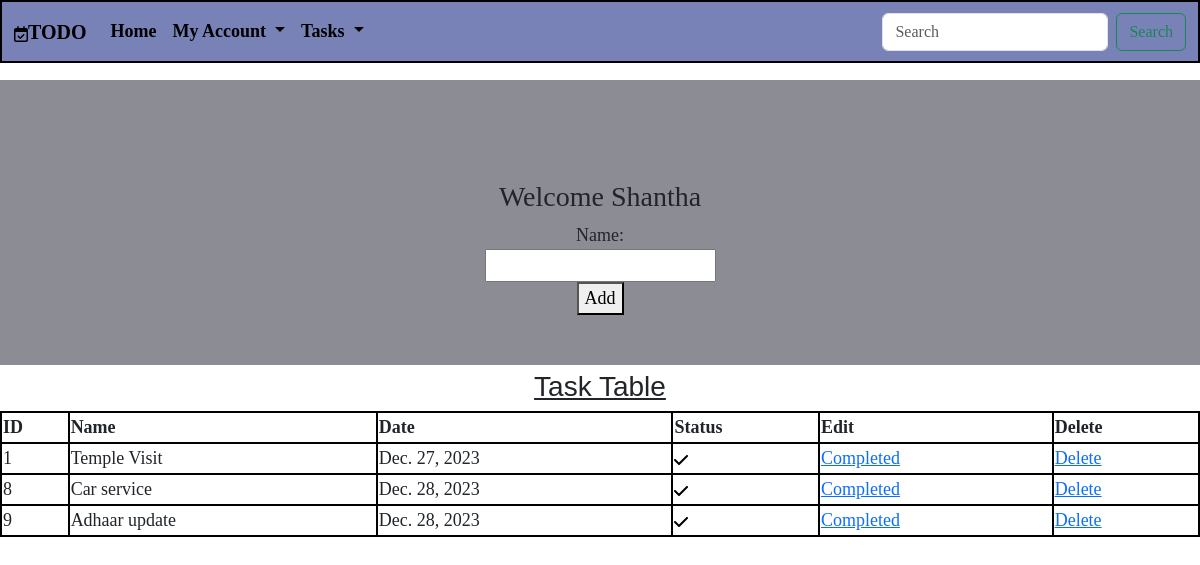
/index/?completed=True (signed in), run on the app's committed database.
### Reminder/models.py (models this page shows)
class Task(models.Model):
    name=models.CharField(max_length=20)
    date=models.DateField(auto_now_add=True)#updates date time field when an instance is created
    user=models.ForeignKey(User,on_delete=models.CASCADE)
    """field name = models.ForeignKey(WASD, on_delete = OPERATION TYPE)  """
    completed=models.BooleanField(default=False)
    def __str__(self):
        return self.name

### Reminder/views.py (the view, shortened to what this page needs)
# urls.py: path("index/",Taskview.as_view(),name="task"),
@method_decorator(signin_reqd, name="dispatch")
class Taskview(View):
    def get(self, request, *args, **kwargs):
        tform = Todo()
        taskname = Task.objects.filter(user=request.user).order_by('completed')
        print(taskname)
        if "completed" in request.GET:
            filterkey = request.GET.get("completed")
            taskname = Task.objects.filter(completed=filterkey)
        return render(request, "index.html", {"tf": tform, "tn": taskname})

### Reminder/forms.py
class Todo(forms.ModelForm):
    class Meta:
        model=Task
        fields=['name']

### Reminder/views.py (called while the page is built)
def signin_reqd(fn):
    def wrapper(request, *args, **kwargs):
        if request.user.is_authenticated:
            return fn(request, *args, **kwargs)
        else:
            return redirect("login")
    return wrapper

### Reminder/templates/index.html (shortened to what this page needs)
{% extends 'base.html' %}
{% block body %}
{% load static %}
<form class="tform" action="" method="post">
    <h3>Welcome {{request.user}}</h3>
    {{tf}}
    <button type="submit">Add</button>
</form>
<h3 class="heading"><u>Task Table</u></h3>
<table class="ttable ">
    <thead>
        <td>ID</td>
        <td>Name</td>
        <td>Date</td>
        <td>Status</td>
        <td>Edit</td>
        <td>Delete</td>
    </thead>
    {% for i in tn %}
    <tr>
    <td>{{i.id}}</td>
    <td>{{i.name}}</td>
    <td>{{i.date}}</td>
    {% if i.completed == False %}
    <td>{{i.completed}}
    </td>
        {% else %}
        <td></td>
        {% endif %}
    {% if i.completed == False %}
    <td><a href="{% url 'edit' i.id %}" class="btn-outline-success">Pending</a></td>
    {% elif i.completed == True %}
    <td><a href="{% url 'edit' i.id %}" class="btn-outline-success">Completed</a></td>
    {% endif %}
    <td><a href="{% url 'delete' i.id %}" class="btn-outline-success">Delete</a></td>
{% endfor %}
</table>
{% endblock %}

### Reminder/static/css/style.css (style rules this page uses)
button { width: fit-content; height: fit-content; }
.tform, .lform, .rform { background-color: rgb(140, 140, 149); font-size: large; margin-top: 80px; margin-bottom: 5px; padding-top: 100px; ; font-family: 'Times New Roman', Times, serif; place-items: center; padding-bottom: 50px; display: grid; }
.ttable { border: 2px solid black; background-color: white; font-size: large; padding-top: 100px; font-family: 'Times New Roman', Times, serif; width: 100%; }
td, th, tr, thead { border: 2px solid black; }
thead { font-weight: bold; }
.heading { align-self: center; font-family:'Franklin Gothic Medium', 'Arial Narrow', Arial, sans-serif; text-align: center; }

### data on the page
Task: id "1", name "Temple Visit", date "Dec. 27, 2023", completed True (drawn)
Task: id "8", name "Car service", date "Dec. 28, 2023", completed True (drawn)
Task: id "9", name "Adhaar update", date "Dec. 28, 2023", completed True (drawn)

### other printed values
{{ request.user }} "Shantha"
